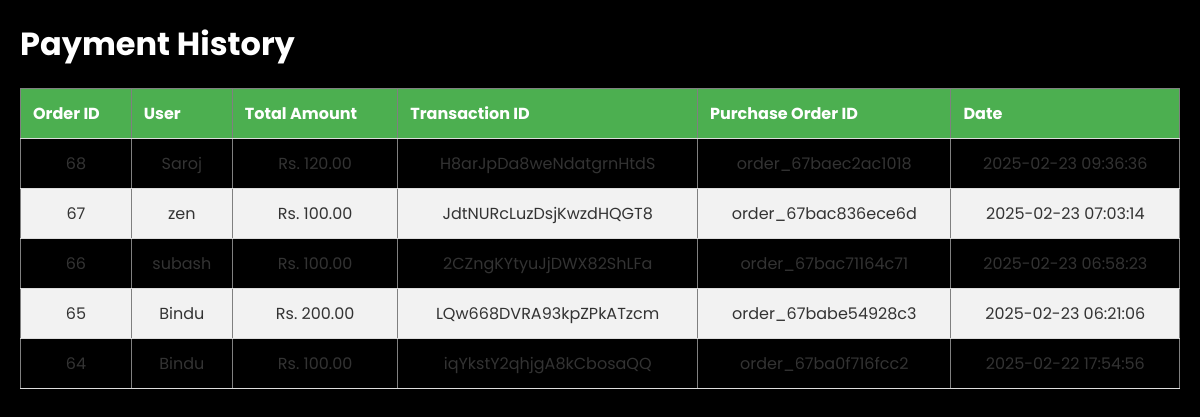
The page /payment_history.php (signed in) on the database its author committed.
### tables this page shows
CREATE TABLE `orders` (
  `id` int(11) NOT NULL,
  `user_id` int(11) NOT NULL,
  `product_id` int(11) NOT NULL,
  `quantity` int(11) NOT NULL,
  `total_amount` decimal(10,2) NOT NULL,
  `payment_status` enum('Pending','Paid','Failed') DEFAULT 'Pending',
  `transaction_id` varchar(255) DEFAULT NULL,
  `created_at` timestamp NOT NULL DEFAULT current_timestamp(),
  `updated_at` timestamp NOT NULL DEFAULT current_timestamp() ON UPDATE current_timestamp(),
  `purchase_order_id` varchar(50) DEFAULT NULL
);

CREATE TABLE `users` (
  `id` int(11) NOT NULL,
  `name` varchar(100) NOT NULL,
  `email` varchar(100) NOT NULL,
  `password` varchar(255) NOT NULL,
  `created_at` timestamp NOT NULL DEFAULT current_timestamp(),
  `role` enum('admin','user') NOT NULL DEFAULT 'user'
);

### payment_history.php (the view, shortened to what this page needs)
<?php
include 'db_connect.php';
$sql = "SELECT o.id AS order_id, o.user_id, o.total_amount, o.transaction_id, o.purchase_order_id, o.created_at, u.name AS username
        FROM orders o
        JOIN users u ON o.user_id = u.id
        WHERE o.payment_status = 'Paid'
        ORDER BY o.created_at DESC";
$stmt = $conn->prepare($sql);
$stmt->execute();
$result = $stmt->get_result();
?>
<!DOCTYPE html>
<html lang="en">
<head>
    <link rel="stylesheet" href="styles.css">
</head>
<body>
    <div class="container">
        <h1>Payment History</h1>
        <table border="1">
            <thead>
                <tr>
                    <th>Order ID</th>
                    <th>User</th>
                    <th>Total Amount</th>
                    <th>Transaction ID</th>
                    <th>Purchase Order ID</th>
                    <th>Date</th>
                </tr>
            </thead>
            <tbody>
                <?php
                if ($result->num_rows > 0) {
                    while ($row = $result->fetch_assoc()) {
                        echo "<tr>
                                <td>{$row['order_id']}</td>
                                <td>{$row['username']}</td>
                                <td>Rs. {$row['total_amount']}</td>
                                <td>{$row['transaction_id']}</td>
                                <td>{$row['purchase_order_id']}</td>
                                <td>{$row['created_at']}</td>
                              </tr>";
                    }
                } else {
                    echo "<tr><td colspan='6'>No payments found.</td></tr>";
                }
                ?>
            </tbody>
        </table>
    </div>
</body>
</html>

### styles.css (style rules this page uses)
* { margin: 0; padding: 0; box-sizing: border-box; font-family: "Poppins", sans-serif; }
body { background: black; color: white; }
.container { max-width: 1200px; margin: 0 auto; padding: 20px; }
table { width: 100%; border-collapse: collapse; margin-top: 20px; }
table th, table td { padding: 12px; text-align: left; border-bottom: 1px solid #ddd; }
table th { background-color: #4CAF50; color: white; font-weight: bold; }
table tr:nth-child(even) { background-color: #f2f2f2; }
table td { font-size: 16px; color: #333; text-align: center; }

### rows shown on the page
orders: id "68", user.name "Saroj", total_amount "120.00", transaction "H8arJpDa8weNdatgrnHtdS", purchase_order "order_67baec2ac1018", created_at "2025-02-23 09:36:36"
orders: id "67", user.name "zen", total_amount "100.00", transaction "JdtNURcLuzDsjKwzdHQGT8", purchase_order "order_67bac836ece6d", created_at "2025-02-23 07:03:14"
orders: id "66", user.name "subash", total_amount "100.00", transaction "2CZngKYtyuJjDWX82ShLFa", purchase_order "order_67bac71164c71", created_at "2025-02-23 06:58:23"
orders: id "65", user.name "Bindu", total_amount "200.00", transaction "LQw668DVRA93kpZPkATzcm", purchase_order "order_67babe54928c3", created_at "2025-02-23 06:21:06"
orders: id "64", user.name "Bindu", total_amount "100.00", transaction "iqYkstY2qhjgA8kCbosaQQ", purchase_order "order_67ba0f716fcc2", created_at "2025-02-22 17:54:56"
